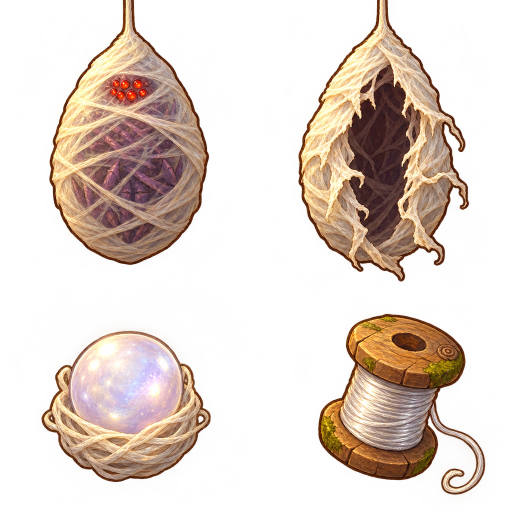
#> input picture asset/Originals/enemies/matron/cocoon-sheet-a.png, 1024 x 1024 px (shown at 1/2 size)
$ python -i pack-matron-art.py   (imports and definitions only)
#> lines starting #> are read from the running program, lines starting #| are printed output that depends on the picture; after the words box and inside, x2 and y2 are one past the last pixel; in counts of white or black regions, pixels touching at a corner belong together
"""Packs the Orb-Weaver Matron's cocoon fight art (the Weaver Hollow's boss, docs/godot/specs/matron.md
"The cocoon") from its Magnific sheet.

Sources (asset/Originals/enemies/matron/, GPT 2.5 with a transparent background, Lili's sheet as the
style reference, 1024 px sheets with four pictures in a 2 x 2 grid; the prompts are in the README
there):
- `cocoon-sheet-a.png`: the cocoon hanging from its thread (her shape and six red eyes through the
  silk), the same cocoon torn open and empty, Pearl 2 in a cradle of silk, her thread's spool;
- `matron-sheet-a.png` (the cocoon sheet as a second reference, so she is the spider inside it): the
  Matron fallen out of her cocoon, dazed (two poses, legs twitching), recoiling from a hit, and
  climbing her thread seen from behind.

The sheet is cut along its emptiest middle row and columns into its four pictures (reading order),
each trimmed to its opaque pixels.
- The two cocoons share ONE scale (the largest that fits both in COCOON_FIT) and hang from the top
  middle of their cells: the thread's top is (cell / 2, 0) in each, so the game draws the rest of the
  thread up from there.
- The Pearl and the spool are fitted alone in their cells, centred and standing on the bottom; the
  spool is also the thread's bag icon (64 px).
- Her four poses share ONE scale (the largest that fits all in MATRON_FIT; the climbing pose's thread
  above and below her is trimmed first: rows narrower than THREAD_PX), centred and standing on
  MATRON_BOTTOM of their 384 px cells.

Writes godot/asset/MAPS/enemies/256x416-tile_2x1-matron-cocoon.webp,
godot/asset/MAPS/enemies/384x384-tile_4x1-matron.webp,
godot/asset/MAPS/props/256x256-pearl-silk.webp, godot/asset/MAPS/props/128x128-matron-spool.webp and
godot/asset/MAPS/items/64x64-matron-thread.webp, and prints where the cocoon's eyes and bottom land in
its cell (the scene's look exports take them).

usage: python scripts/art/pack-matron-art.py
Needs Pillow and numpy.
"""
from __future__ import annotations

import sys
from pathlib import Path

import numpy as np
from PIL import Image

REPO = Path(__file__).resolve().parents[2]
sys.path.insert(0, str(REPO / "scripts" / "lib"))
from game_webp import save_game_webp  # noqa: E402

SOURCE = REPO / "asset" / "Originals" / "enemies" / "matron" / "cocoon-sheet-a.png"
POSES = REPO / "asset" / "Originals" / "enemies" / "matron" / "matron-sheet-a.png"
ENEMIES = REPO / "godot" / "asset" / "MAPS" / "enemies"
PROPS = REPO / "godot" / "asset" / "MAPS" / "props"
ITEMS = REPO / "godot" / "asset" / "MAPS" / "items"
ALPHA_CUT = 24
GAP_FROM = 360
GAP_TO = 664

COCOON_CELL = (256, 416)
COCOON_FIT = (248, 412)
MATRON_CELL = 384
MATRON_FIT = 376
MATRON_BOTTOM = 380
# Rows of a pose narrower than this (opaque px) are only the thread.
THREAD_PX = 24
# The red eyes in the intact cocoon's source picture (sheet pixels), to report where they land.
EYES_IN_SHEET = (256, 175)


def gap(mask: np.ndarray, axis: int) -> int:
    counts = mask.sum(axis=axis)
    return GAP_FROM + int(np.argmin(counts[GAP_FROM:GAP_TO]))


def bounds(image: Image.Image) -> tuple[int, int, int, int]:
    alpha = np.asarray(image)[..., 3]
    ys, xs = np.nonzero(alpha > ALPHA_CUT)
    if xs.size == 0:
        raise SystemExit("an empty picture")
    return int(xs.min()), int(ys.min()), int(xs.max()) + 1, int(ys.max()) + 1


def cut(path: Path) -> list[tuple[Image.Image, tuple[int, int]]]:
    """The four pictures, trimmed, with their top-left corner in the sheet."""
    sheet = Image.open(path).convert("RGBA")
#> sheet is the input picture: PIL image 1024x1024 RGBA; mean R, G, B, A 119.7, 91.7, 70.7, 88.3
    mask = np.asarray(sheet)[..., 3] > ALPHA_CUT
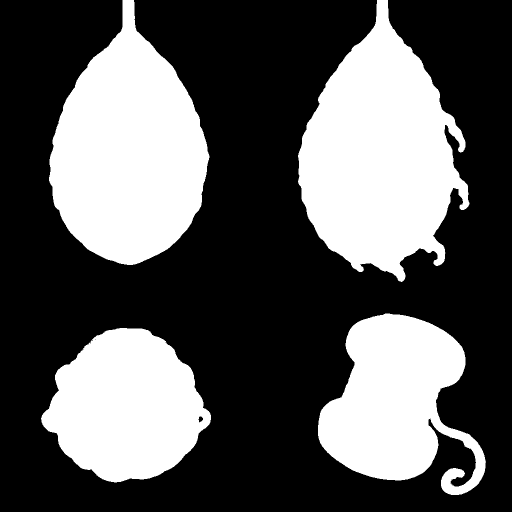
#> mask: shape (1024, 1024) bool (shown at 1/2 size); 35.3% white; 5 white regions (1 under 20 px), largest, box (x1, y1, x2, y2) and area: (596, 0, 939, 564) 115835, (98, 0, 419, 530) 109413, (82, 656, 422, 965) 72909, (636, 627, 972, 990) 72402
    split_y = gap(mask, 1)
#> in gap, `counts = mask.sum(axis=axis)`: counts = 1024 values, max 644 at index 363, min 0 at index 564, mean 361.9
#> split_y = 564
    boxes = []
    for top, bottom in ((0, split_y), (split_y, sheet.height)):
        split_x = gap(mask[top:bottom], 0)
        boxes += [(0, top, split_x, bottom), (split_x, top, sheet.width, bottom)]
#> this loop made 2 passes
#> (top, bottom, split_x, boxes) on pass 1: (0, 564, 419, [(0, 0, 419, 564), (419, 0, 1024, 564)])
#> (top, bottom, split_x) on pass 2: (564, 1024, 422)
    pictures = []
    for box in boxes:
        part = sheet.crop(box)
        left, top, right, bottom = bounds(part)
        pictures.append((part.crop((left, top, right, bottom)), (box[0] + left, box[1] + top)))
#> this loop made 4 passes
#> (box, left, top, right, bottom) on passes 1 to 4: ((0, 0, 419, 564), 98, 0, 419, 530), ((419, 0, 1024, 564), 177, 0, 520, 564), ((0, 564, 422, 1024), 82, 92, 422, 401), ((422, 564, 1024, 1024), 214, 63, 550, 426)
#> pass 1, in cut, `part = sheet.crop(box)`:
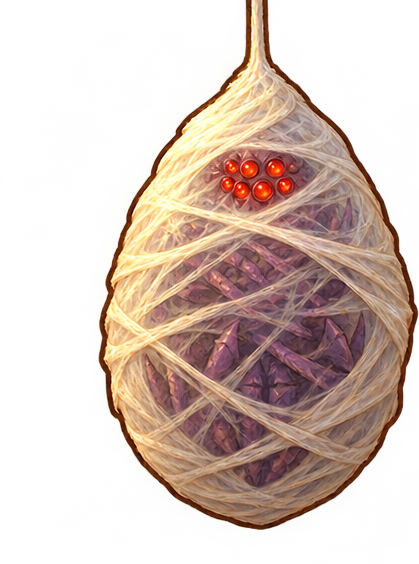
#> part: PIL image 419x564 RGBA; mean R, G, B, A 129.9, 99.6, 79.7, 116.1; transparent parts drawn white
#> pass 1, in bounds, `alpha = np.asarray(image)[..., 3]`:
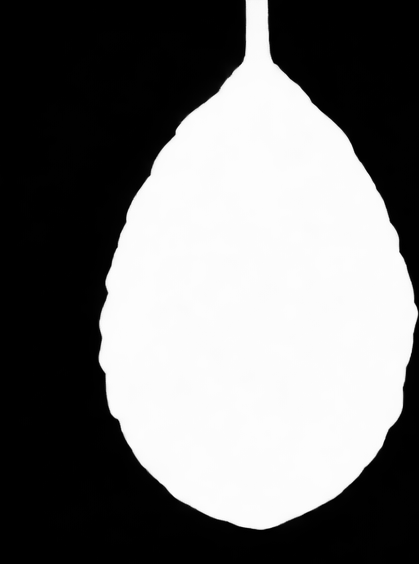
#> alpha: shape (564, 419); min 0, max 254, mean 116.1
#> pass 2, in cut, `part = sheet.crop(box)`:
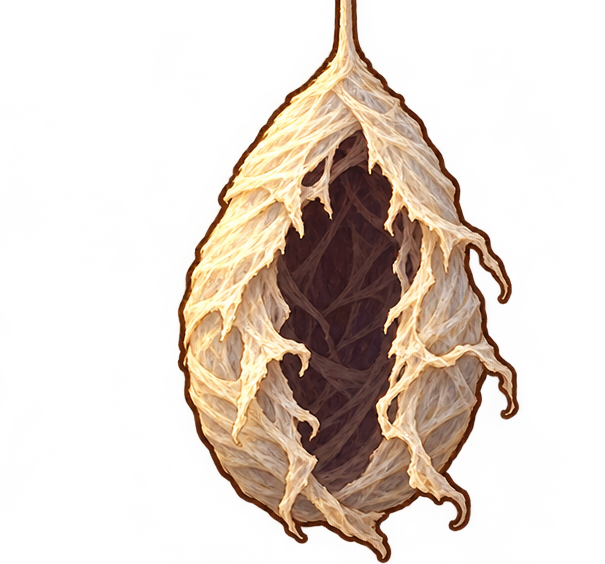
#> part: PIL image 605x564 RGBA; mean R, G, B, A 111.7, 85.3, 64.3, 85; transparent parts drawn white
#> pass 2, in bounds (call 2), `alpha = np.asarray(image)[..., 3]`:
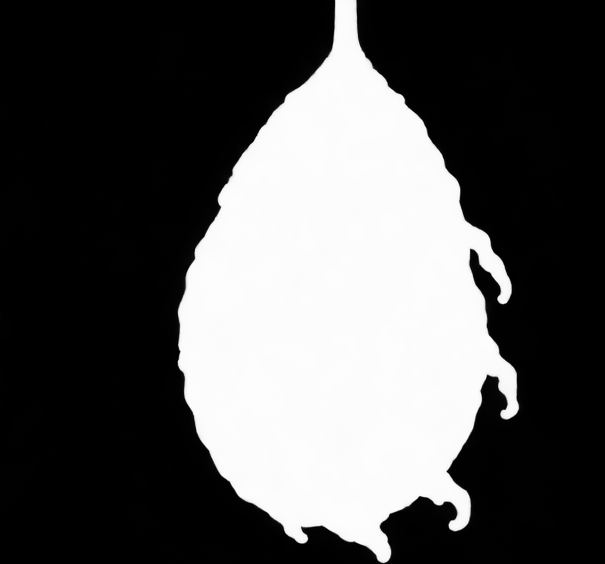
#> alpha: shape (564, 605); min 0, max 254, mean 85
#> after the loop:
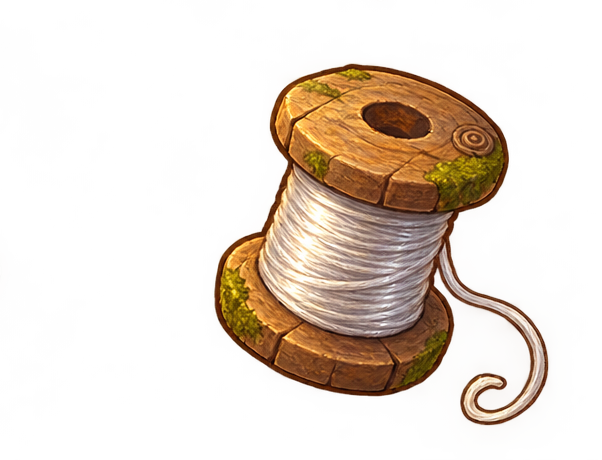
#> part: PIL image 602x460 RGBA; mean R, G, B, A 104.7, 74.3, 48.1, 65.2; transparent parts drawn white
#> after the loop, pictures = 4 items
    return pictures


# [114 lines left out: functions thread_x, hang, fit, without_thread, largest_piece, stand and 1 more, not called in this run]


# [2 lines not run here, left out]

>>> result = cut('../../asset/Originals/enemies/matron/cocoon-sheet-a.png')
#> result = 4 items
